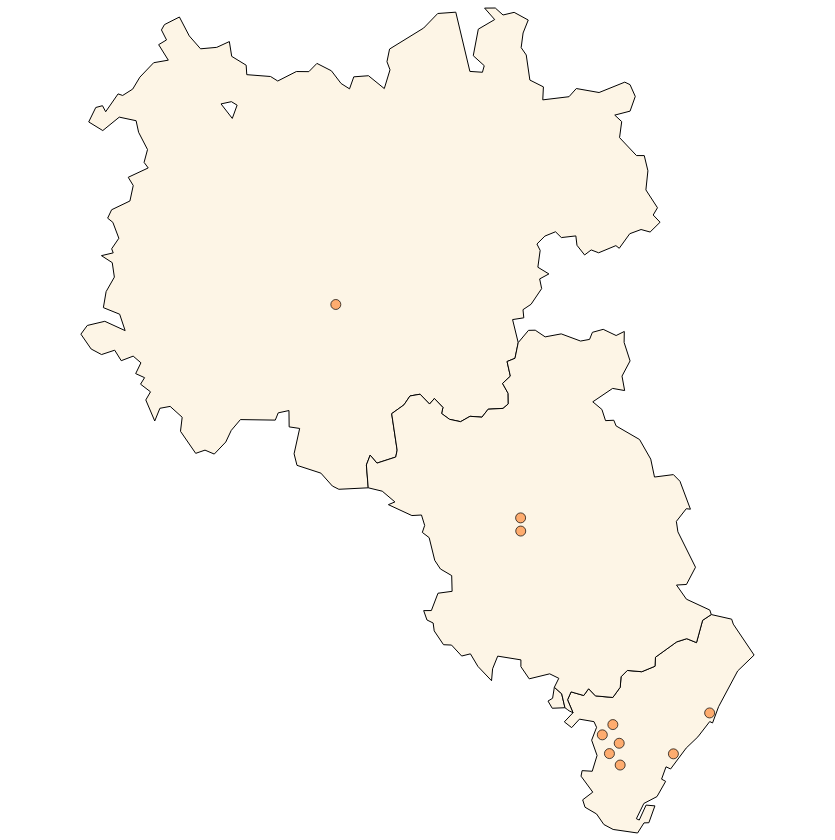

Notebook code for this chart:
### Markdown cell above
We can see that some departments are too close between them, so we will adjust their coordinates a bit to improve the visualization (this adjustment has been done arbitrarily, keeping the original distribution of the departments).

### Code cell
adjusted_latitude = [41.38233138298673, 41.736779437713295, 41.4146829219607, 41.40546916040639, 41.373476020607705, 41.55829854037812, 41.39070066700018, 41.56870324227447, 41.38253284875446, 41.39736230116642]
adjusted_longitude = [2.1848498086136536, 1.8289716351690186, 2.2230519257039134, 2.121030125096235, 2.12872716948753, 2.02390733135788, 2.127720536593728, 2.02377864722791, 2.1174184272660426, 2.109901939695014]
df2['LATITUDE'] = adjusted_latitude
df2['LONGITUDE'] = adjusted_longitude
points = alt.Chart(df2).mark_circle(size = 100, stroke = 'black', strokeWidth = 1).encode(longitude='LONGITUDE:Q',latitude='LATITUDE:Q', color = alt.value('#fd8d3c'), stroke = alt.value('black'))
background + points

### Figure 1 — Vega-Lite specification as saved in the notebook (floating-point values rounded to 4 significant figures; data arrays with more than 128 entries replaced by an {"elided": "..."} marker saying what was removed)
{"config": {"view": {"continuousWidth": 400, "continuousHeight": 300}}, "layer": [{"data": {"name": "data-447c27b1a38029094b7c24b3f24cf5e2"}, "mark": {"type": "geoshape", "fill": "oldlace", "stroke": "black"}, "height": 825, "width": 825}, {"data": {"name": "data-0e9ee2607627486af97e889c7fd0f66c"}, "mark": {"type": "circle", "size": 100, "stroke": "black", "strokeWidth": 1}, "encoding": {"color": {"value": "#fd8d3c"}, "latitude": {"field": "LATITUDE", "type": "quantitative"}, "longitude": {"field": "LONGITUDE", "type": "quantitative"}, "stroke": {"value": "black"}}}], "$schema": "https://vega.github.io/schema/vega-lite/v4.17.0.json", "datasets": {"data-447c27b1a38029094b7c24b3f24cf5e2": [{"cap_comar": "Manresa", "comarca": "07", "nom_comar": "Bages", "type": "Feature", "geometry": {"type": "MultiPolygon", "coordinates": {"elided": "1 rows, 374 float values in total"}}}, {"cap_comar": "Barcelona", "comarca": "13", "nom_comar": "Barcelonès", "type": "Feature", "geometry": {"type": "MultiPolygon", "coordinates": [[[[2.059, 41.43], [2.067, 41.43], [2.071, 41.42], [2.057, 41.42], [2.053, 41.42], [2.058, 41.43], [2.059, 41.43]]]]}}, {"cap_comar": "Barcelona", "comarca": "13", "nom_comar": "Barcelonès", "type": "Feature", "geometry": {"type": "MultiPolygon", "coordinates": [[[[2.225, 41.49], [2.246, 41.49], [2.248, 41.48], [2.27, 41.46], [2.253, 41.45], [2.233, 41.42], [2.226, 41.41], [2.223, 41.41], [2.211, 41.4], [2.198, 41.39], [2.182, 41.37], [2.177, 41.37], [2.172, 41.36], [2.177, 41.36], [2.168, 41.35], [2.154, 41.34], [2.146, 41.33], [2.149, 41.33], [2.156, 41.34], [2.165, 41.34], [2.159, 41.33], [2.154, 41.33], [2.147, 41.32], [2.121, 41.32], [2.112, 41.33], [2.104, 41.33], [2.092, 41.34], [2.089, 41.35], [2.1, 41.35], [2.087, 41.36], [2.089, 41.37], [2.099, 41.37], [2.104, 41.38], [2.099, 41.39], [2.104, 41.4], [2.101, 41.41], [2.086, 41.41], [2.078, 41.4], [2.07, 41.41], [2.079, 41.41], [2.073, 41.43], [2.077, 41.43], [2.09, 41.43], [2.095, 41.43], [2.103, 41.43], [2.121, 41.43], [2.129, 41.43], [2.13, 41.44], [2.136, 41.45], [2.152, 41.45], [2.165, 41.45], [2.166, 41.46], [2.188, 41.47], [2.199, 41.47], [2.209, 41.47], [2.216, 41.49], [2.225, 41.49]]]]}}, {"cap_comar": "Sabadell / Terrassa", "comarca": "40", "nom_comar": "Vallès Occidental", "type": "Feature", "geometry": {"type": "MultiPolygon", "coordinates": {"elided": "1x1x116x2 float values"}}}], "data-0e9ee2607627486af97e889c7fd0f66c": [{"DEPARTMENT NAME": "Departament de Ciència i Enginyeria Nàutiques", "DEPARTAMENT UPC ACRO": "CEN", "ADDRESS": "Pl. Pla de Palau, 18, Barcelona", "LATITUDE": 41.38, "LONGITUDE": 2.185, "MEMBERS": 45, "PROFESSORS": 45, "RESEARCHERS": 0, "PSR": 0, "TOTAL PUBLICATIONS": 187, "AVERAGE PUBLICATIONS PER YEAR": 14}, {"DEPARTMENT NAME": "Departament d'Enginyeria Minera, Industrial i TIC", "DEPARTAMENT UPC ACRO": "EMIT", "ADDRESS": "Av. de les Bases de Manresa, 61-73, Manresa", "LATITUDE": 41.74, "LONGITUDE": 1.829, "MEMBERS": 92, "PROFESSORS": 80, "RESEARCHERS": 2, "PSR": 10, "TOTAL PUBLICATIONS": 537, "AVERAGE PUBLICATIONS PER YEAR": 41}, {"DEPARTMENT NAME": "Departament d'Enginyeria Química", "DEPARTAMENT UPC ACRO": "EQ", "ADDRESS": "Av. Eduard Maristany, 16, St. Adrià del Besòs", "LATITUDE": 41.41, "LONGITUDE": 2.223, "MEMBERS": 168, "PROFESSORS": 99, "RESEARCHERS": 46, "PSR": 23, "TOTAL PUBLICATIONS": 2589, "AVERAGE PUBLICATIONS PER YEAR": 199}, {"DEPARTMENT NAME": "Departament de Física", "DEPARTAMENT UPC ACRO": "FIS", "ADDRESS": "C. Jordi Girona, 1-3, Barcelona", "LATITUDE": 41.41, "LONGITUDE": 2.121, "MEMBERS": 272, "PROFESSORS": 207, "RESEARCHERS": 33, "PSR": 32, "TOTAL PUBLICATIONS": 3183, "AVERAGE PUBLICATIONS PER YEAR": 244}, {"DEPARTMENT NAME": "Departament de Matemàtiques", "DEPARTAMENT UPC ACRO": "MAT", "ADDRESS": "C. Pau Gargallo, 14, Barcelona", "LATITUDE": 41.37, "LONGITUDE": 2.129, "MEMBERS": 247, "PROFESSORS": 220, "RESEARCHERS": 15, "PSR": 12, "TOTAL PUBLICATIONS": 3524, "AVERAGE PUBLICATIONS PER YEAR": 271}, {"DEPARTMENT NAME": "Departament de Màquines i Motors Tèrmics", "DEPARTAMENT UPC ACRO": "MMT", "ADDRESS": "C. Colom, 11, Terrassa", "LATITUDE": 41.56, "LONGITUDE": 2.024, "MEMBERS": 53, "PROFESSORS": 41, "RESEARCHERS": 7, "PSR": 5, "TOTAL PUBLICATIONS": 572, "AVERAGE PUBLICATIONS PER YEAR": 44}, {"DEPARTMENT NAME": "Departament d'Organització d'Empreses", "DEPARTAMENT UPC ACRO": "OE", "ADDRESS": "Av. Diagonal, 647, Barcelona", "LATITUDE": 41.39, "LONGITUDE": 2.128, "MEMBERS": 175, "PROFESSORS": 173, "RESEARCHERS": 1, "PSR": 1, "TOTAL PUBLICATIONS": 904, "AVERAGE PUBLICATIONS PER YEAR": 69}, {"DEPARTMENT NAME": "Departament d'Òptica i Optometria", "DEPARTAMENT UPC ACRO": "OO", "ADDRESS": "C. Violinista Vellsolà, 37, Terrassa", "LATITUDE": 41.57, "LONGITUDE": 2.024, "MEMBERS": 64, "PROFESSORS": 58, "RESEARCHERS": 4, "PSR": 2, "TOTAL PUBLICATIONS": 436, "AVERAGE PUBLICATIONS PER YEAR": 33}, {"DEPARTMENT NAME": "Departament de Projectes Arquitectònics", "DEPARTAMENT UPC ACRO": "PA", "ADDRESS": "Av. Diagonal, 649, Barcelona", "LATITUDE": 41.38, "LONGITUDE": 2.117, "MEMBERS": 138, "PROFESSORS": 131, "RESEARCHERS": 4, "PSR": 3, "TOTAL PUBLICATIONS": 564, "AVERAGE PUBLICATIONS PER YEAR": 43}, {"DEPARTMENT NAME": "Departament de Teoria del Senyal i Comunicacions", "DEPARTAMENT UPC ACRO": "TSC", "ADDRESS": "C. de Sor Eulàlia d'Anzizu, s/n, Barcelona", "LATITUDE": 41.4, "LONGITUDE": 2.11, "MEMBERS": 171, "PROFESSORS": 100, "RESEARCHERS": 38, "PSR": 33, "TOTAL PUBLICATIONS": 1867, "AVERAGE PUBLICATIONS PER YEAR": 143}]}}
